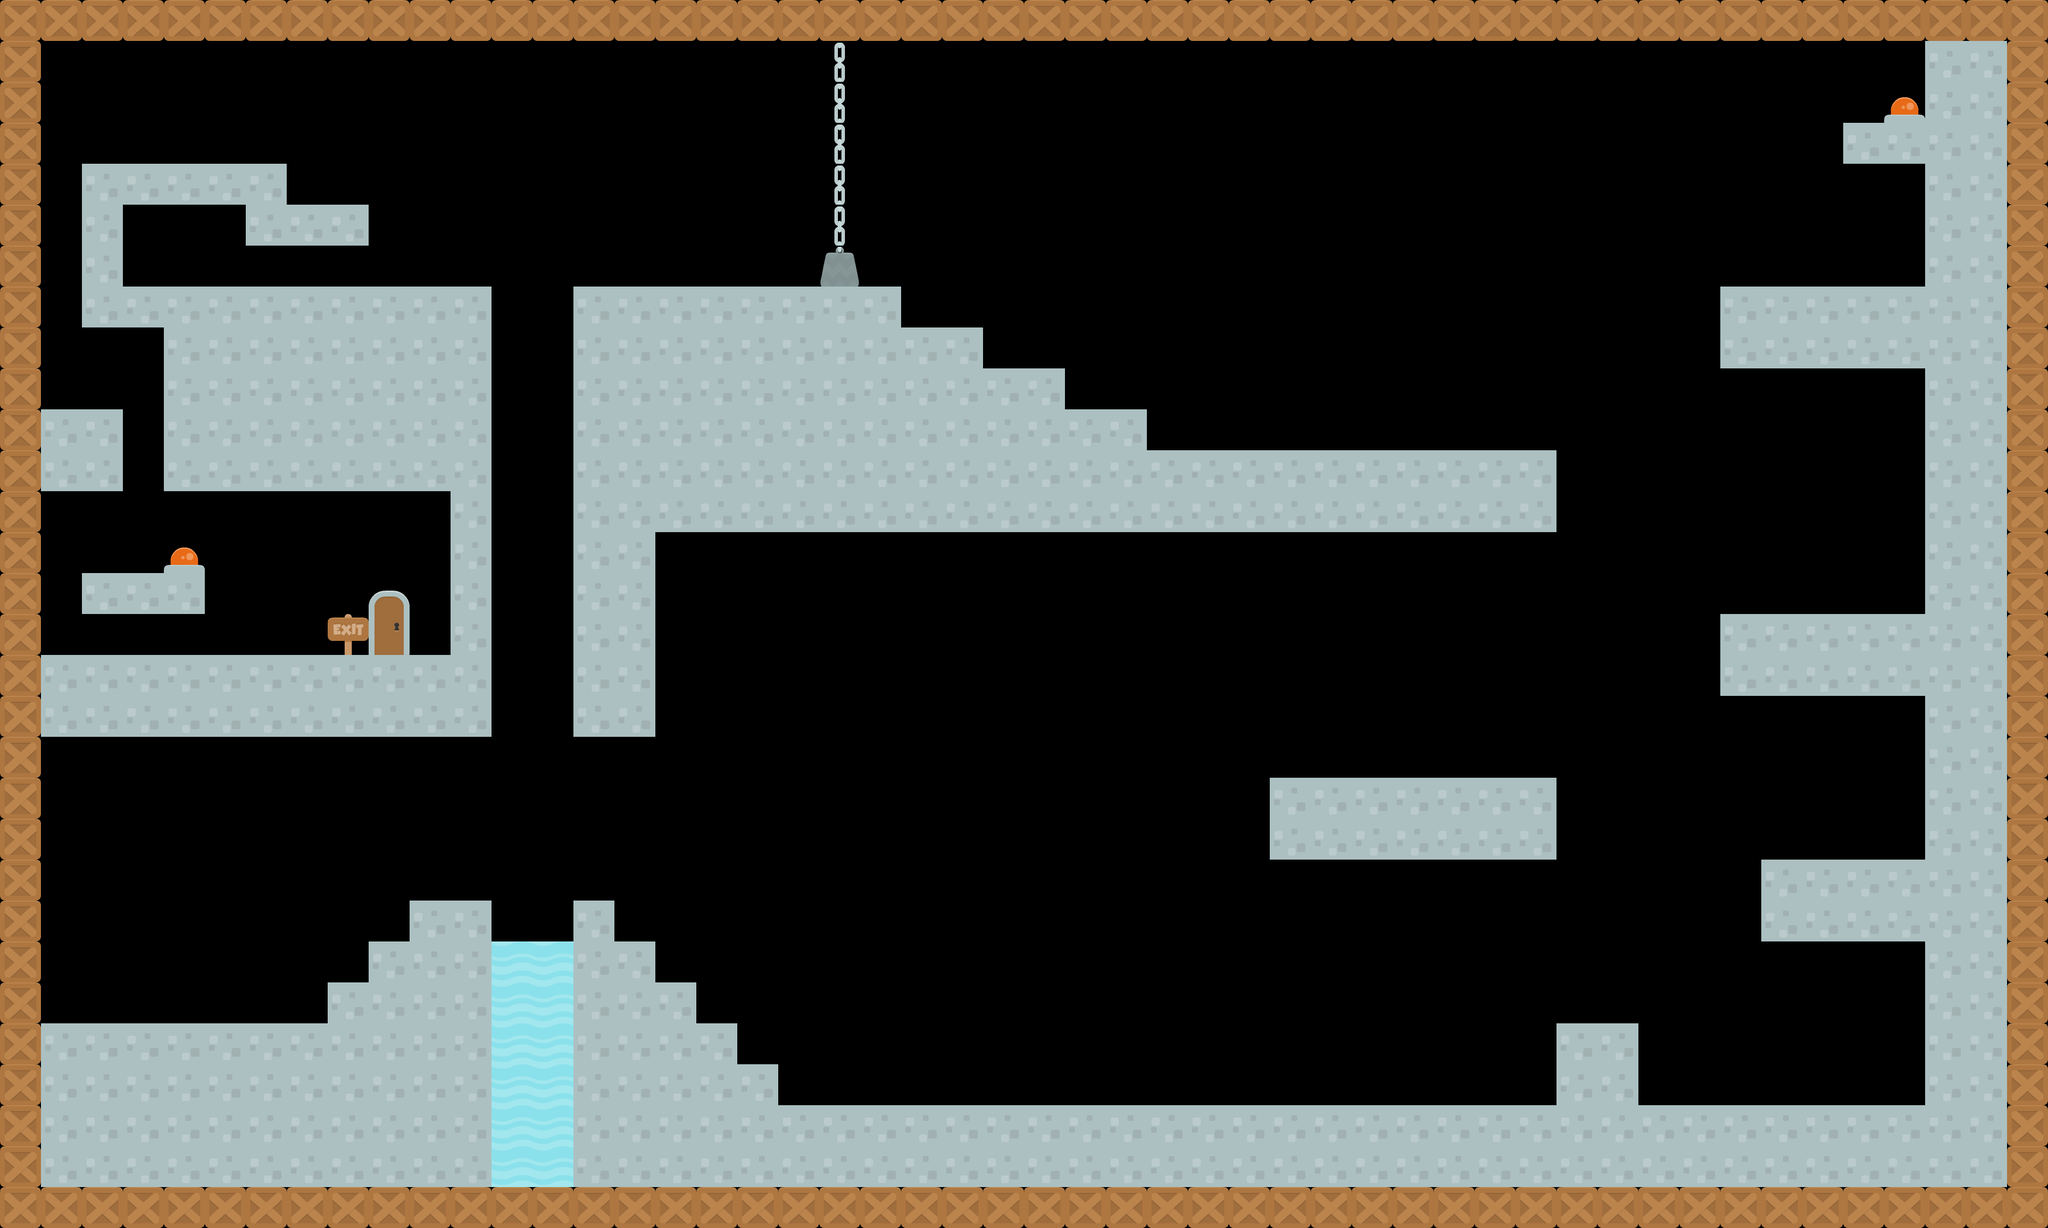

Below is a game level as drawn by its tile map, then a one-line description and the .tmx that defines it (tile-layer data replaced by summaries):
An orthogonal 50x30 tile map with 70x70 px tiles, 1 tile layer (Tiles), 2 tilesets and 42 objects.

<map version="1.0" orientation="orthogonal" renderorder="right-down" width="50" height="30" tilewidth="70" tileheight="70" nextobjectid="194">
 <tileset firstgid="1" name="tiles_spritesheet" tilewidth="70" tileheight="70" spacing="2" tilecount="156">
  <image source="tiles_spritesheet.png" width="914" height="936" />
 </tileset>
 <tileset firstgid="157" name="item_persSpriteSheet.png" tilewidth="70" tileheight="70" spacing="2" tilecount="100">
  <image source="item_persSpriteSheet.png" width="720" height="720" />
 </tileset>
 <layer name="Tiles" width="50" height="30">
  <data>[1500 cells, 604 non-empty, 9 distinct tile ids]</data>
 </layer>
 <objectgroup name="Collision" width="770" height="280">
  <object id="1" x="70" y="1750" width="770" height="280" />
  <object id="2" x="700" y="1540" width="140" height="210" />
  <object id="3" x="630" y="1610" width="70" height="140" />
  <object id="4" x="560" y="1680" width="70" height="70" />
  <object id="5" x="980" y="1540" width="70" height="490" />
  <object id="6" x="1050" y="1610" width="70" height="420" />
  <object id="7" x="1120" y="1680" width="70" height="350" />
  <object id="8" x="1190" y="1750" width="70" height="280" />
  <object id="9" x="1260" y="1820" width="70" height="210" />
  <object id="10" x="1330" y="1890" width="2100" height="140" />
  <object id="11" x="3290" y="70" width="140" height="1820" />
  <object id="12" x="3010" y="1470" width="280" height="140" />
  <object id="13" x="2940" y="490" width="350" height="140" />
  <object id="14" x="3150" y="210" width="140" height="70" />
  <object id="15" x="2170" y="1330" width="490" height="140" />
  <object id="16" x="2660" y="1750" width="140" height="140" />
  <object id="17" x="980" y="490" width="560" height="420" />
  <object id="18" x="1540" y="560" width="140" height="350" />
  <object id="19" x="1680" y="630" width="140" height="280" />
  <object id="20" x="1820" y="700" width="140" height="210" />
  <object id="21" x="1960" y="770" width="700" height="140" />
  <object id="22" x="980" y="910" width="140" height="350" />
  <object id="23" x="140" y="280" width="350" height="70" />
  <object id="24" x="420" y="350" width="210" height="70" />
  <object id="25" x="140" y="350" width="70" height="210" />
  <object id="26" x="210" y="490" width="630" height="70" />
  <object id="27" x="280" y="560" width="560" height="280" />
  <object id="28" x="770" y="840" width="70" height="280" />
  <object id="29" x="70" y="1120" width="770" height="140" />
  <object id="30" x="70" y="700" width="140" height="140" />
  <object id="31" x="140" y="980" width="210" height="70" />
  <object id="32" x="1" y="1" width="70" height="2100" />
  <object id="33" x="70" y="2030" width="3430" height="1" />
  <object id="34" x="3430" y="1" width="70" height="2030" />
  <object id="35" x="70" y="1" width="3430" height="70" />
  <object id="36" x="2940" y="1050" width="350" height="140" />
  <object id="37" x="70" y="2030" width="3430" height="70" />
 </objectgroup>
 <objectgroup name="Button1" width="770" height="280">
  <object id="1" x="3220" y="140" width="70" height="70" />
 </objectgroup>
 <objectgroup name="Button2" width="770" height="280">
  <object id="1" x="280" y="910" width="70" height="70" />
 </objectgroup>
 <objectgroup name="Exit" width="770" height="280">
  <object id="1" x="630" y="980" width="70" height="140" />
 </objectgroup>
 <objectgroup name="Boulder" width="770" height="280">
  <object id="1" x="1400" y="70" width="70" height="420" />
 </objectgroup>
 <objectgroup name="Water" width="770" height="280">
  <object id="1" x="840" y="1610" width="140" height="420" />
 </objectgroup>
</map>
